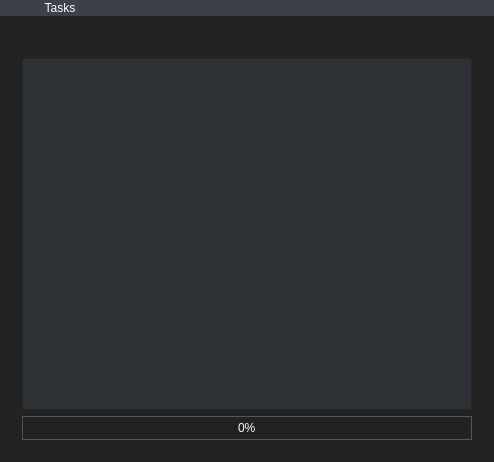
<?xml version="1.0" encoding="UTF-8"?>
<ui version="4.0">
 <class>MainWindow</class>
 <widget class="QMainWindow" name="MainWindow">
  <property name="windowModality">
   <enum>Qt::WindowModal</enum>
  </property>
  <property name="geometry">
   <rect>
    <x>0</x>
    <y>0</y>
    <width>494</width>
    <height>396</height>
   </rect>
  </property>
  <property name="sizePolicy">
   <sizepolicy hsizetype="Ignored" vsizetype="Ignored">
    <horstretch>0</horstretch>
    <verstretch>0</verstretch>
   </sizepolicy>
  </property>
  <property name="palette">
   <palette>
    <active>
     <colorrole role="WindowText">
      <brush brushstyle="SolidPattern">
       <color alpha="255">
        <red>255</red>
        <green>255</green>
        <blue>255</blue>
       </color>
      </brush>
     </colorrole>
     <colorrole role="Button">
      <brush brushstyle="SolidPattern">
       <color alpha="255">
        <red>34</red>
        <green>34</green>
        <blue>34</blue>
       </color>
      </brush>
     </colorrole>
     <colorrole role="Text">
      <brush brushstyle="SolidPattern">
       <color alpha="255">
        <red>255</red>
        <green>255</green>
        <blue>255</blue>
       </color>
      </brush>
     </colorrole>
     <colorrole role="ButtonText">
      <brush brushstyle="SolidPattern">
       <color alpha="255">
        <red>255</red>
        <green>255</green>
        <blue>255</blue>
       </color>
      </brush>
     </colorrole>
     <colorrole role="Base">
      <brush brushstyle="SolidPattern">
       <color alpha="255">
        <red>34</red>
        <green>34</green>
        <blue>34</blue>
       </color>
      </brush>
     </colorrole>
     <colorrole role="Window">
      <brush brushstyle="SolidPattern">
       <color alpha="255">
        <red>34</red>
        <green>34</green>
        <blue>34</blue>
       </color>
      </brush>
     </colorrole>
    </active>
    <inactive>
     <colorrole role="WindowText">
      <brush brushstyle="SolidPattern">
       <color alpha="255">
        <red>255</red>
        <green>255</green>
        <blue>255</blue>
       </color>
      </brush>
     </colorrole>
     <colorrole role="Button">
      <brush brushstyle="SolidPattern">
       <color alpha="255">
        <red>34</red>
        <green>34</green>
        <blue>34</blue>
       </color>
      </brush>
     </colorrole>
     <colorrole role="Text">
      <brush brushstyle="SolidPattern">
       <color alpha="255">
        <red>255</red>
        <green>255</green>
        <blue>255</blue>
       </color>
      </brush>
     </colorrole>
     <colorrole role="ButtonText">
      <brush brushstyle="SolidPattern">
       <color alpha="255">
        <red>255</red>
        <green>255</green>
        <blue>255</blue>
       </color>
      </brush>
     </colorrole>
     <colorrole role="Base">
      <brush brushstyle="SolidPattern">
       <color alpha="255">
        <red>34</red>
        <green>34</green>
        <blue>34</blue>
       </color>
      </brush>
     </colorrole>
     <colorrole role="Window">
      <brush brushstyle="SolidPattern">
       <color alpha="255">
        <red>34</red>
        <green>34</green>
        <blue>34</blue>
       </color>
      </brush>
     </colorrole>
    </inactive>
    <disabled>
     <colorrole role="WindowText">
      <brush brushstyle="SolidPattern">
       <color alpha="255">
        <red>255</red>
        <green>255</green>
        <blue>255</blue>
       </color>
      </brush>
     </colorrole>
     <colorrole role="Button">
      <brush brushstyle="SolidPattern">
       <color alpha="255">
        <red>34</red>
        <green>34</green>
        <blue>34</blue>
       </color>
      </brush>
     </colorrole>
     <colorrole role="Text">
      <brush brushstyle="SolidPattern">
       <color alpha="255">
        <red>255</red>
        <green>255</green>
        <blue>255</blue>
       </color>
      </brush>
     </colorrole>
     <colorrole role="ButtonText">
      <brush brushstyle="SolidPattern">
       <color alpha="255">
        <red>255</red>
        <green>255</green>
        <blue>255</blue>
       </color>
      </brush>
     </colorrole>
     <colorrole role="Base">
      <brush brushstyle="SolidPattern">
       <color alpha="255">
        <red>34</red>
        <green>34</green>
        <blue>34</blue>
       </color>
      </brush>
     </colorrole>
     <colorrole role="Window">
      <brush brushstyle="SolidPattern">
       <color alpha="255">
        <red>34</red>
        <green>34</green>
        <blue>34</blue>
       </color>
      </brush>
     </colorrole>
    </disabled>
   </palette>
  </property>
  <property name="windowTitle">
   <string>Task organizer</string>
  </property>
  <property name="layoutDirection">
   <enum>Qt::LeftToRight</enum>
  </property>
  <property name="styleSheet">
   <string notr="true">*{margin: 0;
padding: 0;
background-color: #222222;
font: 9pt &quot;Roboto&quot;;
color: #ffffff;
width: 100%;
}

QListView {
    show-decoration-selected: 1;
	background-color: #2e3136;
    font: 12pt &quot;Roboto&quot;;
}

QListView::item:alternate {
    background-color: #40444b
}

QListView::item:selected {
    border: 1px solid #42d9c8;
}

QListView::item:selected:!active {
	background-color: rgb(36, 39, 43);
}
QListView::item:selected:active {
	background-color: rgba(116, 127, 139, 25);
}
QListView::item:selected:hover {
	background-color: rgba(116, 127, 139, 55);
}



QLineEdit#titleEdit, QPlainTextEdit#descriptionEdit, QDateEdit#deadlineEdit{
background-color: rgb(46, 50, 57);
border: none;
border-radius: 5px;

}
QLineEdit#titleEdit:focus, QPlainTextEdit#descriptionEdit:focus, QDateEdit#deadlineEdit:focus{
background-color: rgb(60, 65, 74);
border: 1px solid  rgb(77, 84, 95);

}
QCheckBox::indicator{
width: 50px;
height: 50px;
}
QCheckBox::indicator:unchecked{
image:url(:/images/images/unchecked-unhovered.png);
}
QCheckBox::indicator:unchecked:hover{
image: url(:/images/images/unchecked-hovered.png);
}
QCheckBox::indicator:unchecked:pressed{
image: url(:/images/images/unchecked-pressed.png);
}
QCheckBox::indicator:checked{
image: url(:/images/images/Checked-unhovered.png);
}
QCheckBox::indicator:checked:hover{
image:url(:/images/images/checked-pressed.png);
}
QCheckBox::indicator:checked:pressed{
image:url(:/images/images/checked-hovered.png);
}
.QPushButton{
width:100%;
height: 50px;
padding: 10px;
text-align:center;
border: none;
font: 15pt &quot;Roboto&quot;;
font-weight: bold;
margin: 0;
}
QPushButton#saveButton{
background-color:#5baa8d;
}
QPushButton#saveButton:hover{
background-color:#6fcfaa
}
QPushButton#saveButton:pressed{
background-color:#56a183
}
QPushButton#discardButton{
background-color:rgb(199, 93, 95)
}
QPushButton#discardButton:hover{
background-color:rgb(220, 103, 106)
}
QPushButton#discardButton:pressed{
background-color:rgb(179, 83, 87)
}
QPushButton#resetButton{
background-color: rgb(114, 175, 255);
}
QPushButton#resetButton:hover{
background-color: rgb(115, 206, 255);
}
QPushButton#resetButton:pressed{
	background-color: rgb(103, 144, 255);
}
QMenuBar{
background-color: rgb(60, 65, 74);
}
QMenuBar::item{
spacing: 5px;
background: transparent;
padding: 1px 4px;
border-radius: 4px;
}
QMenuBar::item:selected { 
    background: #58e2b2;
}
QMenuBar::item:pressed{
background: rgb(77, 198, 156);
}
QMenuBar::item:disabled{
background-color: rgb(38, 42, 49);
color: rgb(127, 127, 127);
}

QMenu {
    background-color: #2e3136;
    margin: 3px;
	
}

QMenu::item {
    padding: 2px 25px 2px 20px;
    border: 1px solid transparent; 
}

QMenu::item:selected {
    
	background-color: rgba(88, 226, 178, 150);
	border-color: #58e2b2;
}
QProgressBar#progressBar{
border: 1px solid rgb(81, 88, 97);
text-align: center;

}
QProgressBar#progressBar::chunk{
background-color: #58e2b2;
}





</string>
  </property>
  <property name="dockNestingEnabled">
   <bool>false</bool>
  </property>
  <widget class="QWidget" name="centralWidget">
   <property name="styleSheet">
    <string notr="true"/>
   </property>
   <layout class="QGridLayout" name="gridLayout_2">
    <item row="0" column="0">
     <widget class="QStackedWidget" name="stackedWidget">
      <property name="autoFillBackground">
       <bool>false</bool>
      </property>
      <property name="frameShadow">
       <enum>QFrame::Plain</enum>
      </property>
      <property name="currentIndex">
       <number>0</number>
      </property>
      <widget class="QWidget" name="listPage">
       <layout class="QGridLayout" name="gridLayout">
        <item row="0" column="0">
         <widget class="QLabel" name="label">
          <property name="maximumSize">
           <size>
            <width>16777215</width>
            <height>40</height>
           </size>
          </property>
          <property name="text">
           <string/>
          </property>
          <property name="pixmap">
           <pixmap resource="images.qrc">:/images/images/logo-small-01.png</pixmap>
          </property>
         </widget>
        </item>
        <item row="1" column="0">
         <widget class="QListWidget" name="listWidget">
          <property name="tabKeyNavigation">
           <bool>true</bool>
          </property>
          <property name="alternatingRowColors">
           <bool>false</bool>
          </property>
         </widget>
        </item>
        <item row="2" column="0">
         <widget class="QProgressBar" name="progressBar">
          <property name="maximum">
           <number>1</number>
          </property>
          <property name="value">
           <number>0</number>
          </property>
         </widget>
        </item>
       </layout>
      </widget>
      <widget class="QWidget" name="formPage">
       <layout class="QVBoxLayout" name="verticalLayout">
        <item>
         <layout class="QHBoxLayout" name="horizontalLayout_4">
          <item>
           <widget class="QLabel" name="titleLabel">
            <property name="minimumSize">
             <size>
              <width>64</width>
              <height>0</height>
             </size>
            </property>
            <property name="maximumSize">
             <size>
              <width>64</width>
              <height>16777215</height>
             </size>
            </property>
            <property name="text">
             <string>Title:</string>
            </property>
           </widget>
          </item>
          <item>
           <widget class="QLineEdit" name="titleEdit">
            <property name="minimumSize">
             <size>
              <width>0</width>
              <height>0</height>
             </size>
            </property>
            <property name="styleSheet">
             <string notr="true"/>
            </property>
           </widget>
          </item>
         </layout>
        </item>
        <item>
         <layout class="QHBoxLayout" name="horizontalLayout_2">
          <item>
           <widget class="QLabel" name="descriptionLabel">
            <property name="minimumSize">
             <size>
              <width>64</width>
              <height>0</height>
             </size>
            </property>
            <property name="maximumSize">
             <size>
              <width>64</width>
              <height>16777215</height>
             </size>
            </property>
            <property name="text">
             <string>Description:</string>
            </property>
           </widget>
          </item>
          <item>
           <widget class="QPlainTextEdit" name="descriptionEdit">
            <property name="enabled">
             <bool>true</bool>
            </property>
            <property name="styleSheet">
             <string notr="true"/>
            </property>
            <property name="tabChangesFocus">
             <bool>true</bool>
            </property>
           </widget>
          </item>
         </layout>
        </item>
        <item>
         <layout class="QHBoxLayout" name="horizontalLayout">
          <item>
           <widget class="QLabel" name="deadlineLabel">
            <property name="minimumSize">
             <size>
              <width>64</width>
              <height>0</height>
             </size>
            </property>
            <property name="maximumSize">
             <size>
              <width>64</width>
              <height>16777215</height>
             </size>
            </property>
            <property name="baseSize">
             <size>
              <width>64</width>
              <height>0</height>
             </size>
            </property>
            <property name="text">
             <string>Deadline:</string>
            </property>
            <property name="wordWrap">
             <bool>false</bool>
            </property>
           </widget>
          </item>
          <item>
           <widget class="QDateEdit" name="deadlineEdit">
            <property name="styleSheet">
             <string notr="true"/>
            </property>
            <property name="dateTime">
             <datetime>
              <hour>0</hour>
              <minute>0</minute>
              <second>0</second>
              <year>2017</year>
              <month>5</month>
              <day>30</day>
             </datetime>
            </property>
            <property name="displayFormat">
             <string>dd-MM-yyyy</string>
            </property>
            <property name="calendarPopup">
             <bool>true</bool>
            </property>
            <property name="date">
             <date>
              <year>2017</year>
              <month>5</month>
              <day>30</day>
             </date>
            </property>
           </widget>
          </item>
         </layout>
        </item>
        <item>
         <layout class="QHBoxLayout" name="horizontalLayout_3">
          <item>
           <widget class="QLabel" name="isDoneLabel">
            <property name="enabled">
             <bool>true</bool>
            </property>
            <property name="sizePolicy">
             <sizepolicy hsizetype="Minimum" vsizetype="Preferred">
              <horstretch>64</horstretch>
              <verstretch>64</verstretch>
             </sizepolicy>
            </property>
            <property name="minimumSize">
             <size>
              <width>64</width>
              <height>0</height>
             </size>
            </property>
            <property name="maximumSize">
             <size>
              <width>64</width>
              <height>16777215</height>
             </size>
            </property>
            <property name="text">
             <string>Done:</string>
            </property>
           </widget>
          </item>
          <item>
           <widget class="QCheckBox" name="isDoneEdit">
            <property name="cursor">
             <cursorShape>PointingHandCursor</cursorShape>
            </property>
            <property name="text">
             <string/>
            </property>
           </widget>
          </item>
         </layout>
        </item>
        <item>
         <layout class="QHBoxLayout" name="horizontalLayout_5">
          <item>
           <widget class="QPushButton" name="saveButton">
            <property name="text">
             <string>Save</string>
            </property>
            <property name="default">
             <bool>true</bool>
            </property>
           </widget>
          </item>
          <item>
           <widget class="QPushButton" name="discardButton">
            <property name="text">
             <string>Discard</string>
            </property>
            <property name="default">
             <bool>true</bool>
            </property>
           </widget>
          </item>
          <item>
           <widget class="QPushButton" name="resetButton">
            <property name="text">
             <string>Reset</string>
            </property>
            <property name="default">
             <bool>true</bool>
            </property>
           </widget>
          </item>
         </layout>
        </item>
       </layout>
      </widget>
     </widget>
    </item>
   </layout>
  </widget>
  <widget class="QMenuBar" name="menuBar">
   <property name="geometry">
    <rect>
     <x>0</x>
     <y>0</y>
     <width>494</width>
     <height>16</height>
    </rect>
   </property>
   <property name="defaultUp">
    <bool>false</bool>
   </property>
   <widget class="QMenu" name="menuTasks">
    <property name="sizePolicy">
     <sizepolicy hsizetype="Preferred" vsizetype="Preferred">
      <horstretch>0</horstretch>
      <verstretch>0</verstretch>
     </sizepolicy>
    </property>
    <property name="minimumSize">
     <size>
      <width>125</width>
      <height>0</height>
     </size>
    </property>
    <property name="tearOffEnabled">
     <bool>false</bool>
    </property>
    <property name="title">
     <string>Tasks</string>
    </property>
    <property name="separatorsCollapsible">
     <bool>false</bool>
    </property>
    <addaction name="actionAdd"/>
    <addaction name="actionEdit"/>
    <addaction name="actionRemove"/>
   </widget>
   <addaction name="menuTasks"/>
  </widget>
  <action name="actionAdd">
   <property name="icon">
    <iconset resource="images.qrc">
     <normaloff>:/images/images/Add.png</normaloff>:/images/images/Add.png</iconset>
   </property>
   <property name="text">
    <string>Add</string>
   </property>
   <property name="shortcut">
    <string>Alt+A</string>
   </property>
  </action>
  <action name="actionEdit">
   <property name="icon">
    <iconset resource="images.qrc">
     <normaloff>:/images/images/Edit.png</normaloff>:/images/images/Edit.png</iconset>
   </property>
   <property name="text">
    <string>Edit</string>
   </property>
   <property name="shortcut">
    <string>Return</string>
   </property>
  </action>
  <action name="actionRemove">
   <property name="icon">
    <iconset resource="images.qrc">
     <normaloff>:/images/images/Remove.png</normaloff>:/images/images/Remove.png</iconset>
   </property>
   <property name="text">
    <string>Remove</string>
   </property>
   <property name="shortcut">
    <string>Del</string>
   </property>
  </action>
 </widget>
 <layoutdefault spacing="6" margin="11"/>
 <tabstops>
  <tabstop>listWidget</tabstop>
  <tabstop>titleEdit</tabstop>
  <tabstop>descriptionEdit</tabstop>
  <tabstop>deadlineEdit</tabstop>
  <tabstop>isDoneEdit</tabstop>
  <tabstop>saveButton</tabstop>
  <tabstop>discardButton</tabstop>
  <tabstop>resetButton</tabstop>
 </tabstops>
 <resources>
  <include location="images.qrc"/>
 </resources>
 <connections/>
</ui>
